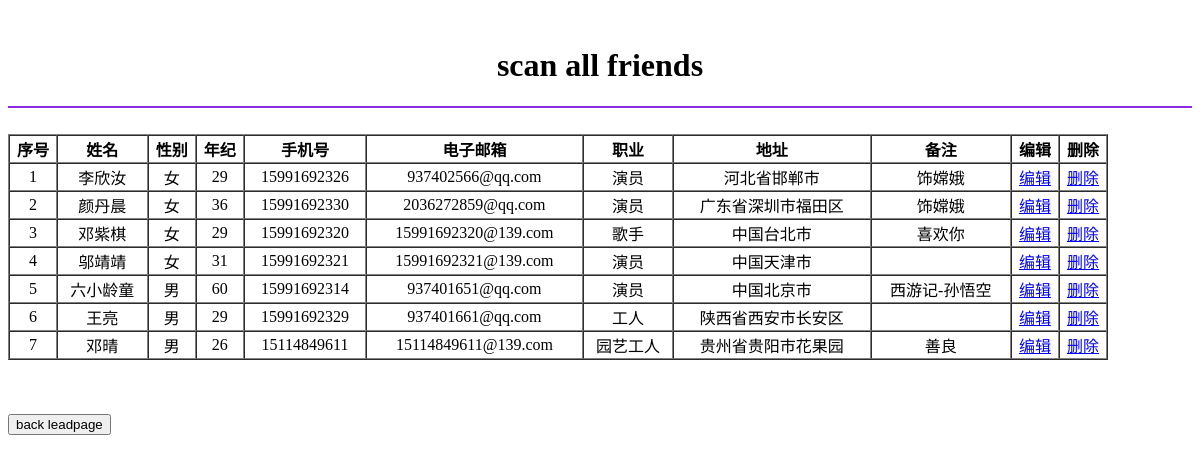
Before: /get_all_friends/ with the older database file.
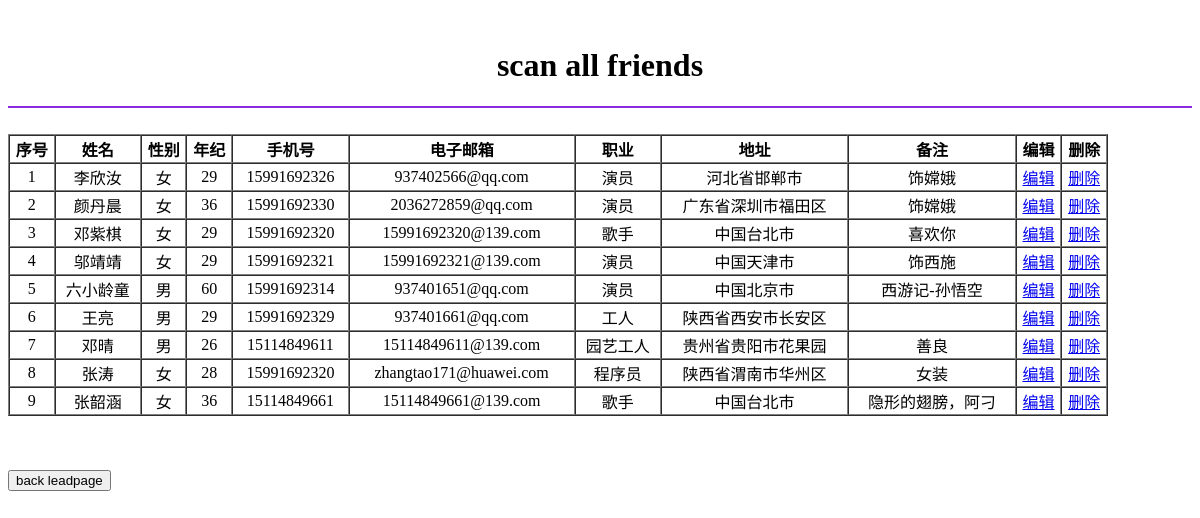
After: the same page with the newer database file.
### friends/models.py (models this page shows)
class Friend(models.Model):
    name = models.CharField(max_length=60)
    sex = models.BooleanField()
    age = models.SmallIntegerField()
    phone = models.CharField(max_length=20)
    email = models.EmailField()
    live = models.CharField(max_length=100)
    address = models.CharField(max_length=100)
    mark = models.TextField(max_length=100)

### friends/views.py (the view)
# urls.py: path(r'get_all_friends/', views.get_all_friends),
def get_all_friends(request):
    error = True
    all_friends = Friend.objects.all()
    if not all_friends:
        error = False
    return render_to_response('all_friends.html', {'friends': all_friends, 'error': error})

### friends/templates/all_friends.html (shortened to what this page needs)
<!DOCTYPE html>
<html>
	<head>
	</head>
	<body>
		<br />
		<h1 align="center">scan all friends</h1>
		<hr align="center" size="2" color="blueviolet" /><br />
		{% if error %}
		<table border="1 soild" cellspacing="0" cellpadding="1" width="1100px">
			<tr>
				<th>序号</th><th>姓名</th><th>性别</th><th>年纪</th><th>手机号</th><th>电子邮箱</th><th>职业</th><th>地址</th><th>备注</th><th>编辑</th><th>删除</th>
			</tr>
		    {% for friend in friends %}
		        <tr align="center">
		        	<td>{{forloop.counter}}</td><td>{{friend.name}}</td>
		        	{% if friend.sex %}
		        	    <td>男</td>
		        	{% else %}
		        	    <td>女</td>
		        	{% endif %}
		        	<td>{{friend.age}}</td><td>{{friend.phone}}</td>
		        	<td>{{friend.email}}</td><td>{{friend.live}}</td><td>{{friend.address}}</td><td>{{friend.mark}}</td>
		        	<td><a href="/get_one_friend/?editor={{friend.id}}">编辑</a></td><td><a href="/delete_friend/?delete={{friend.id}}">删除</a></td>
		        </tr>
		    {% endfor %}
		</table>
		{% else %}
		    <p>The data recoder is empty. Please add it!</p>
		{% endif %}
		<br /><br /><br />
		<a href="/friends/"><button>back leadpage</button></a><br />
	</body>
</html>

Changed rows visible on the page:
changed Friend "邬靖靖": age "31" → "29"; mark (not shown) → "饰西施"
added Friend: name "张涛", sex "女", age "28", phone "15991692320", email "zhangtao171@huawei.com", live "程序员", address "陕西省渭南市华州区", mark "女装"
added Friend: name "张韶涵", sex "女", age "36", phone "15114849661", email "15114849661@139.com", live "歌手", address "中国台北市", mark "隐形的翅膀，阿刁"
